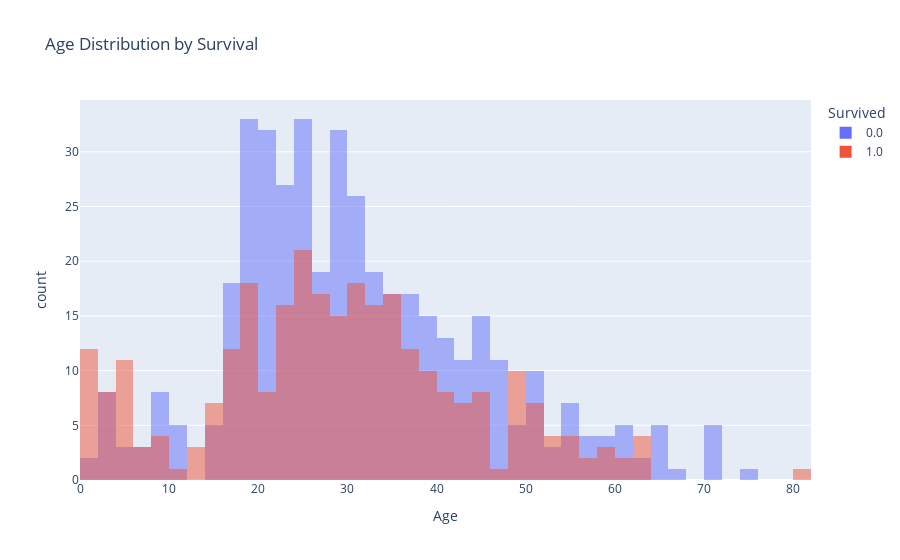

Notebook source saved alongside this figure:
### Code cell
fig = px.histogram(c, x="Age", color="Survived",
                   nbins=40, barmode="overlay",
                   title="Age Distribution by Survival")
fig.show()

### Figure 1 — Plotly figure (JSON) as saved in the notebook; plotly's stock layout.template omitted (floating-point values rounded to 4 significant figures; data arrays with more than 128 entries replaced by an {"elided": "..."} marker saying what was removed)
{"data": [{"alignmentgroup": "True", "bingroup": "x", "hovertemplate": "Survived=0.0<br>Age=%{x}<br>count=%{y}<extra></extra>", "legendgroup": "0.0", "marker": {"color": "#636efa", "opacity": 0.5, "pattern": {"shape": ""}}, "name": "0.0", "nbinsx": 40, "offsetgroup": "0.0", "orientation": "v", "showlegend": true, "type": "histogram", "x": {"elided": "549 float values"}, "xaxis": "x", "yaxis": "y"}, {"alignmentgroup": "True", "bingroup": "x", "hovertemplate": "Survived=1.0<br>Age=%{x}<br>count=%{y}<extra></extra>", "legendgroup": "1.0", "marker": {"color": "#EF553B", "opacity": 0.5, "pattern": {"shape": ""}}, "name": "1.0", "nbinsx": 40, "offsetgroup": "1.0", "orientation": "v", "showlegend": true, "type": "histogram", "x": {"elided": "342 float values"}, "xaxis": "x", "yaxis": "y"}], "layout": {"barmode": "overlay", "legend": {"title": {"text": "Survived"}, "tracegroupgap": 0}, "title": {"text": "Age Distribution by Survival"}, "xaxis": {"anchor": "y", "domain": [0, 1], "title": {"text": "Age"}}, "yaxis": {"anchor": "x", "domain": [0, 1], "title": {"text": "count"}}}}
